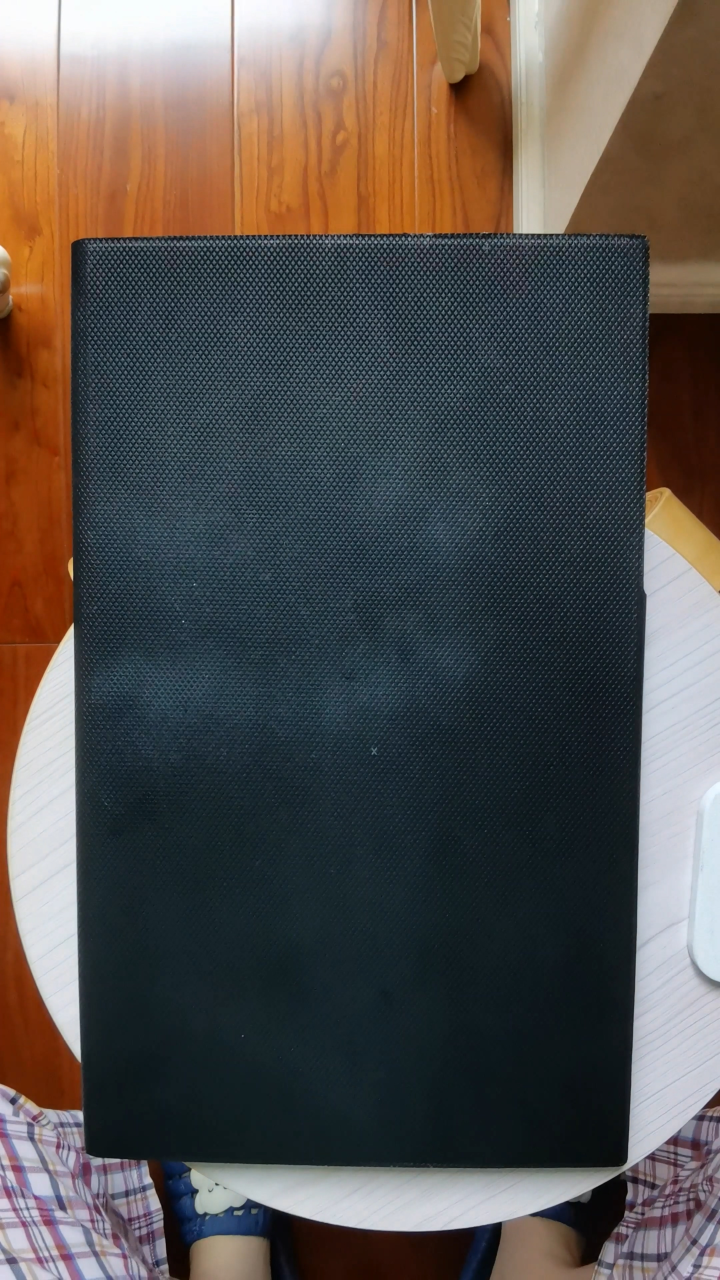
#> input picture imgs/2.jpg, 2160 x 3840 px, given in place of zuoweitiqianqu.mp4, which was not available (shown at 1/3 size)
$ python main.py
#> lines starting #> are read from the running program, lines starting #| are printed output that depends on the picture; after the words box and inside, x2 and y2 are one past the last pixel; in counts of white or black regions, pixels touching at a corner belong together; pictures that were not available may be replaced by others from this repository, and a replacement may not be noted
import cv2
import numpy as np
import os
class Zwtqq_model:
    def __init__(self,real_width,real_height,roi_array):
        self.real_width=real_width
        self.real_height=real_height
        self.pts1 = roi_array
        self.pts2 = np.float32([[0, 0], [0, self.real_height], [self.real_width, self.real_height], [self.real_width, 0]])
        self.M = cv2.getPerspectiveTransform(self.pts1, self.pts2)
        self.Minv = cv2.getPerspectiveTransform(self.pts2, self.pts1)
    def add_orignimg(self, img, result_img):
        result_img=cv2.warpPerspective(result_img, self.Minv, (2160, 3840))
        ret, mask = cv2.threshold(cv2.cvtColor(result_img, cv2.COLOR_BGR2GRAY), 1, 255, cv2.THRESH_BINARY)
        mask_inv = cv2.bitwise_not(mask)
        img1_bg = cv2.bitwise_and(result_img, result_img, mask=mask)
        img2_fg = cv2.bitwise_and(img, img, mask=mask_inv)
        orignimg = cv2.add(img1_bg, img2_fg)
        # [9 lines of commented-out code are left out]
        return orignimg
    def prepocess_img(self, img):
        img=cv2.warpPerspective(img, self.M, (self.real_width, self.real_height))
        return img
    def thres_img(self,roi_img):
        roi_img = cv2.cvtColor(roi_img, cv2.COLOR_BGR2GRAY)
        blur = cv2.GaussianBlur(roi_img, (5, 5), 0)
        ret, bina_img = cv2.threshold(blur, 127, 255, cv2.THRESH_TOZERO)
        ret, bina_img = cv2.threshold(bina_img, 0, 255, cv2.THRESH_BINARY + cv2.THRESH_OTSU)
        return bina_img
    def remove_small_hole(self,bina_img,hole_size):
        #去除小的连通区域
        contours, hierarch = cv2.findContours(bina_img, cv2.RETR_EXTERNAL, cv2.CHAIN_APPROX_NONE)
        for i in range(len(contours)):
            area = cv2.contourArea(contours[i])
            if area < hole_size:
                cv2.drawContours(bina_img, [contours[i]], 0, 0, -1)

        #去除大联通区域中的小孔洞
        bina_img=cv2.bitwise_not(bina_img)
        contours, hierarch = cv2.findContours(bina_img, cv2.RETR_EXTERNAL, cv2.CHAIN_APPROX_NONE)
        for i in range(len(contours)):
            area = cv2.contourArea(contours[i])
            if area < hole_size*20:
                cv2.drawContours(bina_img, [contours[i]], 0, 0, -1)
        bina_img = cv2.bitwise_not(bina_img)
        return bina_img
    def get_result(self,no_hole_img):
        if no_hole_img.max()>0:
            index=np.where(no_hole_img==255)
            min_index = index[0].min()
            return min_index
        return None
    def draw_line(self,result,mask_img):
        if result!=None:
            color=(255, 191, 0)
            label=str((self.real_height-result)/100)

            tl = round(0.005 * (mask_img.shape[0] + mask_img.shape[1]) / 2) + 1
            tf = max(tl - 1, 1)  # font thickness
            t_size = cv2.getTextSize(label, 0, fontScale=tl / 3, thickness=tf)[0]
            c1=(0,result)
            c2 = c1[0] + t_size[0], c1[1] - t_size[1] - 3
            mask_img = cv2.line(mask_img, (0, result), (mask_img.shape[1], result), color, tl)
            cv2.rectangle(mask_img, c1, c2, color, -1, cv2.LINE_AA)  # filled
            cv2.putText(mask_img, label, (c1[0], c1[1] - 2), 0, tl / 3, [225, 255, 255], thickness=tl, lineType=cv2.LINE_AA)
        return mask_img
    def addmask_img(self,no_hole_img, img):
        if no_hole_img.max()>0:
            mask = cv2.cvtColor(no_hole_img, cv2.COLOR_GRAY2BGR)
            mask_index = (no_hole_img[:,:] == 255)
            mask[mask_index]=[0,0,255]
            mask_img = cv2.addWeighted(src1=img, alpha=1, src2=mask, beta=0.5, gamma=0)
            return mask_img
        return img
    def run(self,img):
        roi_img=self.prepocess_img(img)
        bina_img=self.thres_img(roi_img)
        no_hole_img=self.remove_small_hole(bina_img,hole_size=2000)
        result = self.get_result(no_hole_img)
        mask_img=self.addmask_img(no_hole_img, roi_img)
        result_img=self.draw_line(result,mask_img)
        orignimg=self.add_orignimg(img, result_img)
        return result_img,orignimg, result

if __name__=="__main__":
    roi_array = np.float32([[259, 713], [296, 3471], [1879, 3496], [1949, 703]])
    real_width, real_height=2010, 3460
    zwtqq_model=Zwtqq_model(real_width, real_height,roi_array)
    mode="video"
    if mode=="img":
        img = cv2.imread("./imgs/1.jpg", 0)
        img=zwtqq_model.run(img)
        resize_img=cv2.resize(img,(0,0),fx=0.15,fy=0.15)
        cv2.imshow("resize_img",resize_img)
        cv2.waitKey()
    elif mode=="video":
        if not os.path.exists("./output"):
            os.mkdir("./output")
        dir_num=0
        while True:
            if not os.path.exists("./output/res"+str(dir_num)):
                os.mkdir("./output/res"+str(dir_num))
                break
            else:
                dir_num+=1

        save_path1="./output/res"+str(dir_num)+"/result.mp4"
        save_path2="./output/res"+str(dir_num)+"/orign.mp4"
        cap=cv2.VideoCapture("video/zuoweitiqianqu.mp4")
        fourcc = cv2.VideoWriter_fourcc(*'mp4v')  # output video codec


        fps = cap.get(cv2.CAP_PROP_FPS)
        w = int(cap.get(cv2.CAP_PROP_FRAME_WIDTH))
        h = int(cap.get(cv2.CAP_PROP_FRAME_HEIGHT))
        vid_writer1 = cv2.VideoWriter(save_path1,fourcc , fps, (real_width, real_height))
        vid_writer2 = cv2.VideoWriter(save_path2, fourcc, fps, (w, h))
        while True:
            ret, frame=cap.read()
#> frame is the input picture: shape (3840, 2160, 3); mean B, G, R 77.8, 81.2, 86.4
            if not ret:
                break
            result_img, orignimg, result = zwtqq_model.run(frame)
#> in thres_img, `ret, bina_img = cv2.threshold(bina_img, 0, 255, cv2.THRESH_BINARY + cv..`:
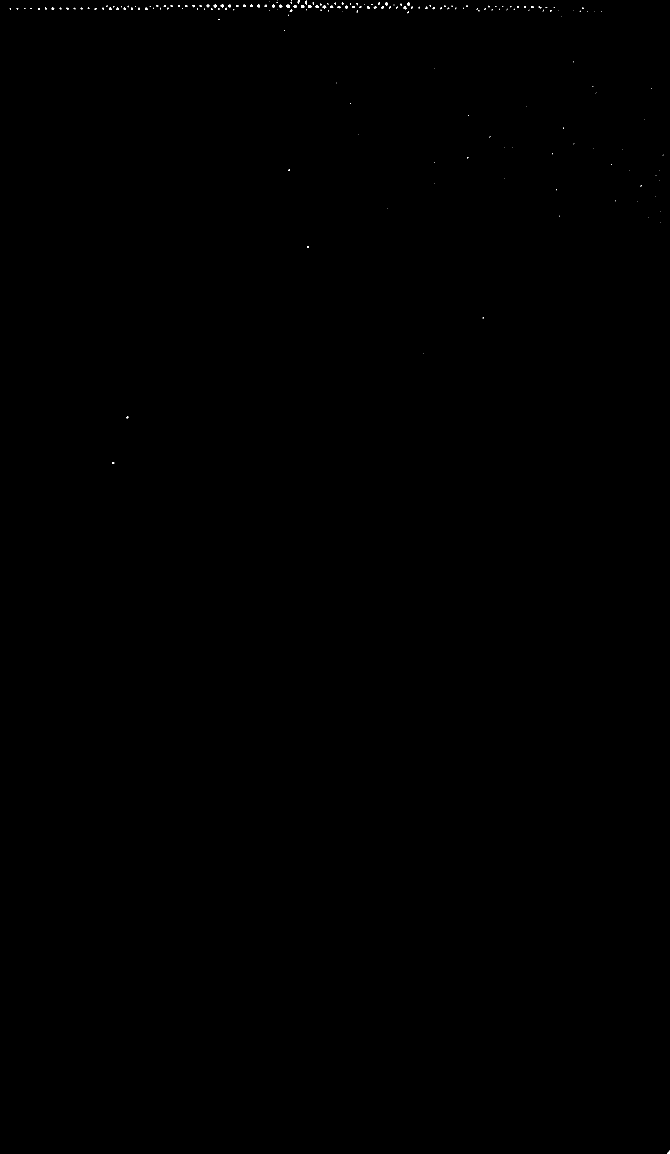
#> bina_img: shape (3460, 2010) (shown at 1/3 size); 0.05% white; 192 white regions (127 under 20 px)
#> in thres_img, `ret, bina_img = cv2.threshold(bina_img, 0, 255, cv2.THRESH_BINARY + cv..`: ret = 0
#> in remove_small_hole, `contours, hierarch = cv2.findContours(bina_img, cv2.RETR_EXTERNAL, cv2..`: contours = 192 contours, 154 with area under 20; largest, box (x1, y1, x2, y2) and area: (859, 14, 870, 23) 60, (924, 15, 935, 24) 57, (968, 16, 979, 25) 52, (641, 13, 651, 23) 49, (903, 15, 913, 24) 48
#> the loop in remove_small_hole, `for i in range(len(contours)):` made 192 passes
#> area on passes 1, 71, 97: 24.5, 25, 22.5
#> after the loop in remove_small_hole, `for i in range(len(contours)):`: bina_img: shape (3460, 2010); 0.05% of pixels changed, all inside (x1, y1, x2, y2) = (29, 0, 2010, 3460)
#> in remove_small_hole, `bina_img=cv2.bitwise_not(bina_img)`: bina_img: shape (3460, 2010); every value is 255
#> in remove_small_hole, `contours, hierarch = cv2.findContours(bina_img, cv2.RETR_EXTERNAL, cv2..`: contours = 1 contour; box (x1, y1, x2, y2) and area: (0, 0, 2010, 3460) 6949131
#> the loop in remove_small_hole, `for i in range(len(contours)):` made 1 pass
#> area on pass 1: 6949131
#> in add_orignimg, `result_img=cv2.warpPerspective(result_img, self.Minv, (2160, 3840))`:
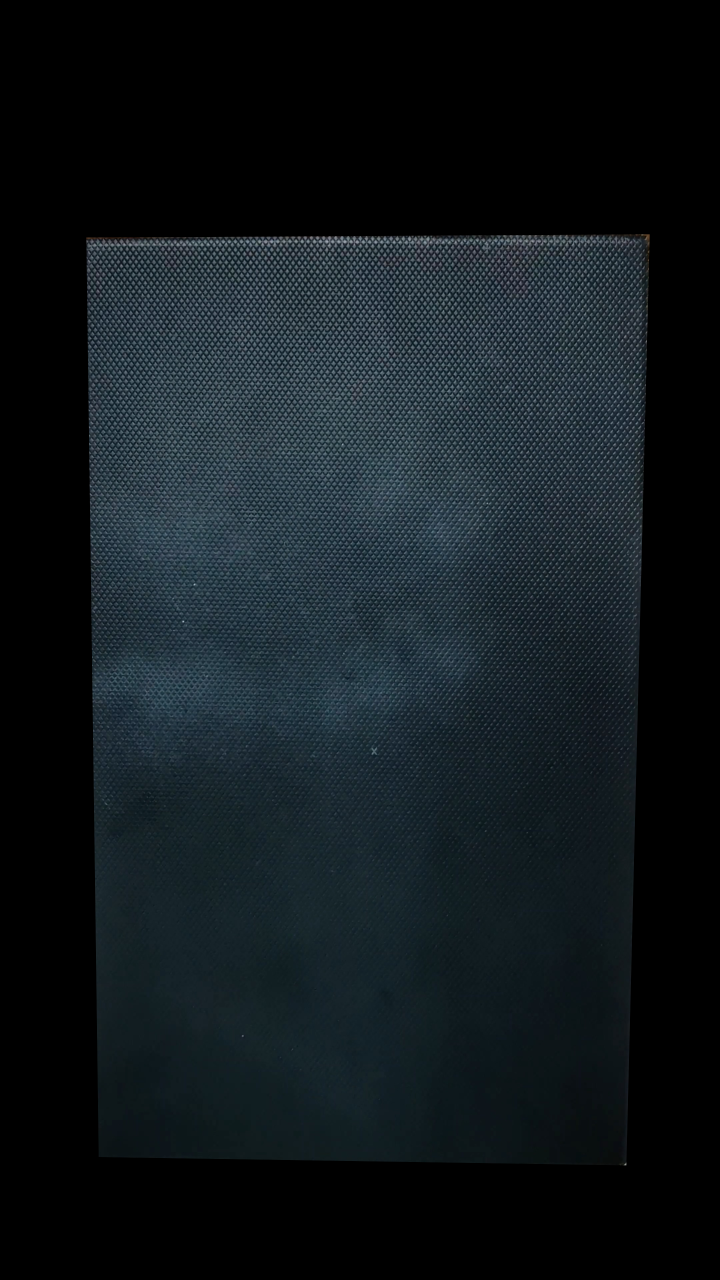
#> result_img: shape (3840, 2160, 3) (shown at 1/3 size); mean of channels 0, 1, 2 29.2, 25.1, 17.7; drawn as B, G, R
#> in add_orignimg, `ret, mask = cv2.threshold(cv2.cvtColor(result_img, cv2.COLOR_BGR2GRAY)..`:
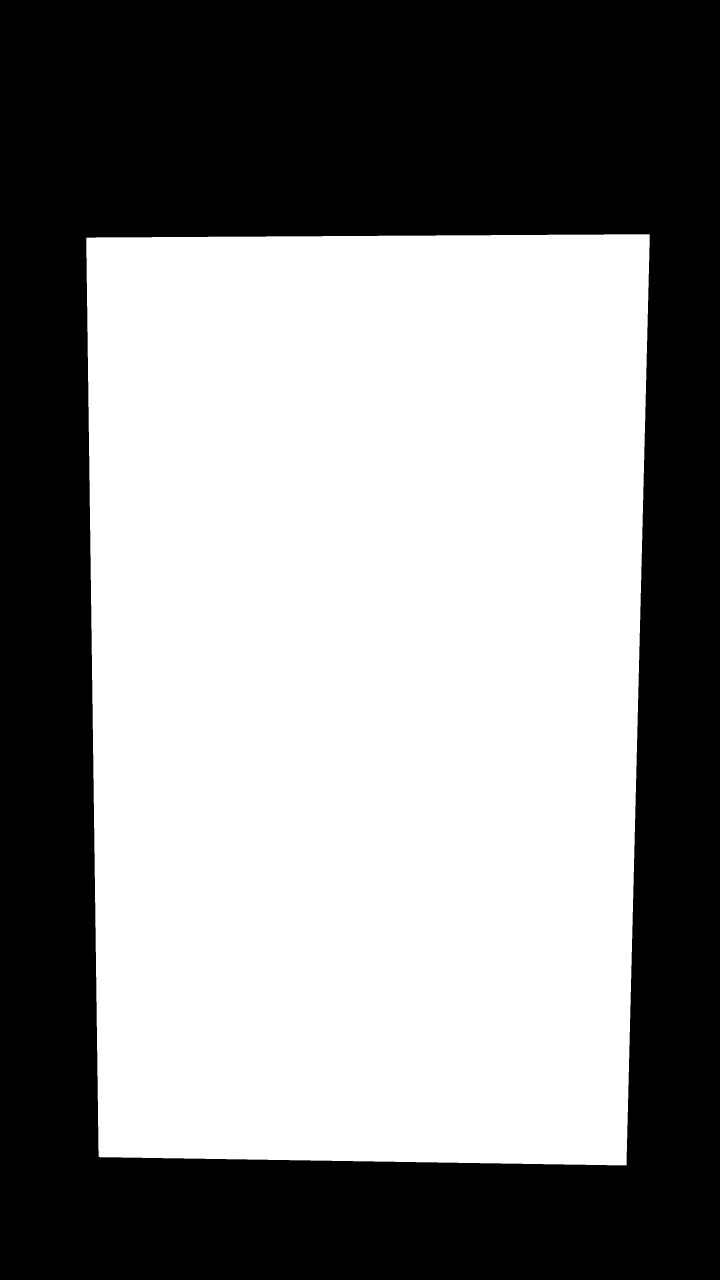
#> mask: shape (3840, 2160) (shown at 1/3 size); 54.8% white; 1 black region, box (x1, y1, x2, y2) and area: (0, 0, 2160, 3840) 3748825
#> in add_orignimg, `img2_fg = cv2.bitwise_and(img, img, mask=mask_inv)`:
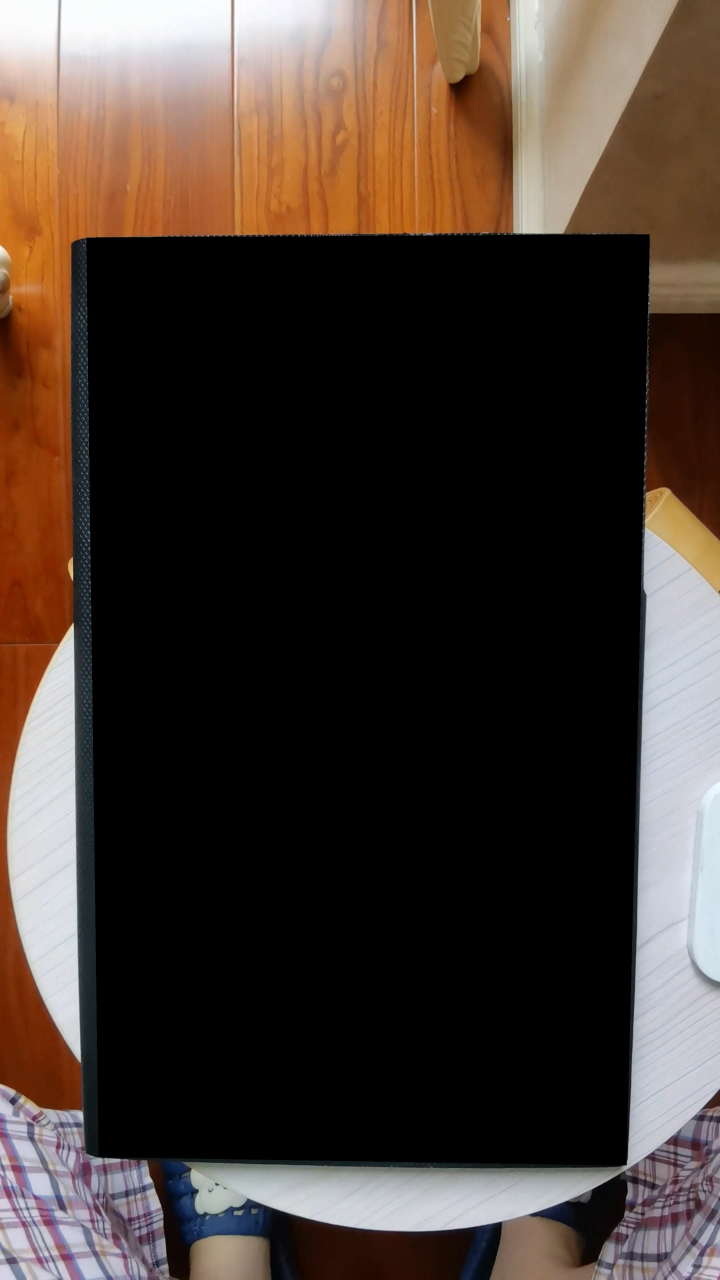
#> img2_fg: shape (3840, 2160, 3) (shown at 1/3 size); mean B, G, R 48.6, 56.1, 68.7


            vid_writer1.write(result_img)
            vid_writer2.write(orignimg)
            orignimg = cv2.resize(orignimg, (0, 0), fx=0.2, fy=0.2)
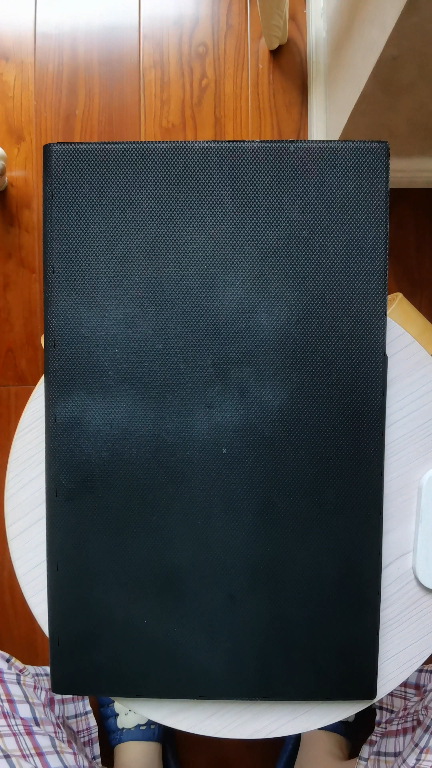
#> orignimg: shape (768, 432, 3); mean of channels 0, 1, 2 77.8, 81.2, 86.3; drawn as B, G, R
            result_img = cv2.resize(result_img, (0, 0), fx=0.2, fy=0.2)
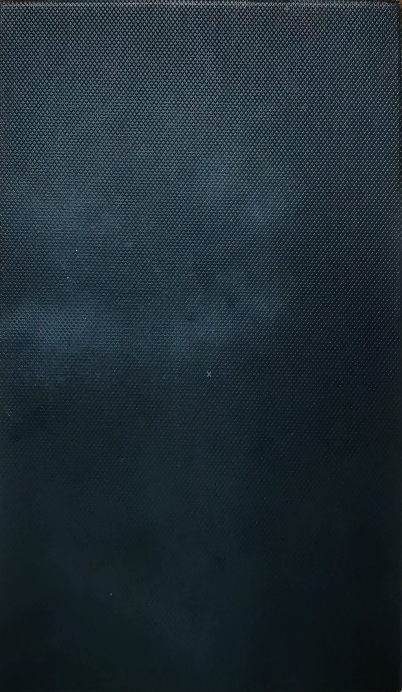
#> result_img: shape (692, 402, 3); mean of channels 0, 1, 2 52.4, 45, 31.5; drawn as B, G, R
            cv2.imshow("orign_img",orignimg)
            cv2.imshow("resize_img", result_img)
            if cv2.waitKey(1)==27:
#> (key Esc is pressed here)
                break
        vid_writer1.release()
        vid_writer2.release()
        cap.release()
        cv2.destroyAllWindows()
